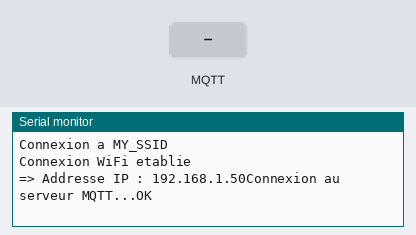
Recording of a sketch running on a simulated ESP8266 (NodeMCU). On the bench: the last lines printed to the serial monitor. Inputs (shaded band) come from the test bench. WiFi joins after 1.5 s; servers stay silent unless stated; no MQTT or app messages arrive unless stated.

Above: at 2.7 s.
2.8 s: MQTT message "1" arrives on the first subscribed topic
At 7.4 s:
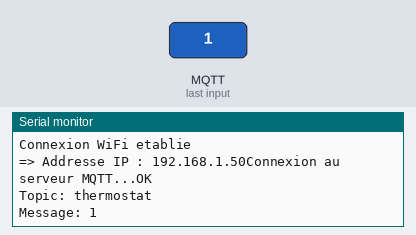
8.0 s: MQTT message "on" arrives on the first subscribed topic
At 12.4 s:
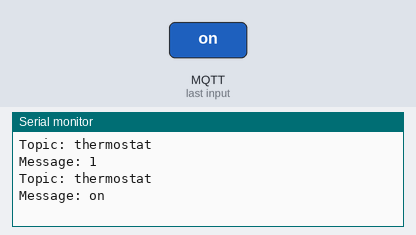
13.0 s: MQTT message "off" arrives on the first subscribed topic
At 17.5 s:
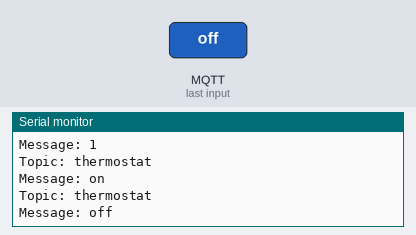

The sketch:

mqtt-sub-test.ino
```cpp
#include <PubSubClient.h>
#include <ESP8266WiFi.h>

#define WIFI_SSID "MY_SSID"
#define WIFI_PASS "MY_PASS"

#define MOSQUITTO_IP "192.168.1.39"

WiFiClient espClient;
PubSubClient client(espClient);

// Function prototypes
void subscribeReceive(char* topic, byte* payload, unsigned int length);

void setup_wifi() {
  Serial.print("Connexion a ");
  Serial.println(WIFI_SSID);

  WiFi.begin(WIFI_SSID, WIFI_PASS);

  while (WiFi.status() != WL_CONNECTED) {
    digitalWrite(LED_BUILTIN,HIGH);
    delay(250);
    digitalWrite(LED_BUILTIN,LOW);
    delay(250);
  }

  Serial.println("Connexion WiFi etablie ");
  Serial.print("=> Addresse IP : ");
  Serial.print(WiFi.localIP());
}

void reconnect() {
  while (!client.connected()) {
    Serial.print("Connexion au serveur MQTT...");
    if (client.connect("ESP8266Client")) {
      Serial.println("OK");
    } else {
      Serial.print("KO, erreur : ");
      Serial.print(client.state());
      Serial.println(" On attend 5 secondes avant de recommencer");
      delay(5000);
    }
  }
}

void setup() {
  Serial.begin(115200);
  setup_wifi();
  client.setServer(MOSQUITTO_IP, 1883);
  client.setCallback(subscribeReceive);
}

void loop() {
  if (!client.connected()) {
    reconnect();
  }
  client.loop();
  client.subscribe("thermostat");

  delay(5000);
}

void subscribeReceive(char* topic, byte* payload, unsigned int length)
{
  // Print the topic
  Serial.print("Topic: ");
  Serial.println(topic);

  // Print the message
  Serial.print("Message: ");
  for(int i = 0; i < length; i ++)
  {
    Serial.print(char(payload[i]));
  }

  // Print a newline
  Serial.println("");
}
```

Measured:
- after the input at 2.8 s, the serial monitor: prints a new line after 3.8 s (image 1)
- after the input at 8.0 s, the serial monitor: prints a new line after 3.6 s (image 2)
- after the input at 13.0 s, the serial monitor: prints a new line after 3.6 s (image 3)
